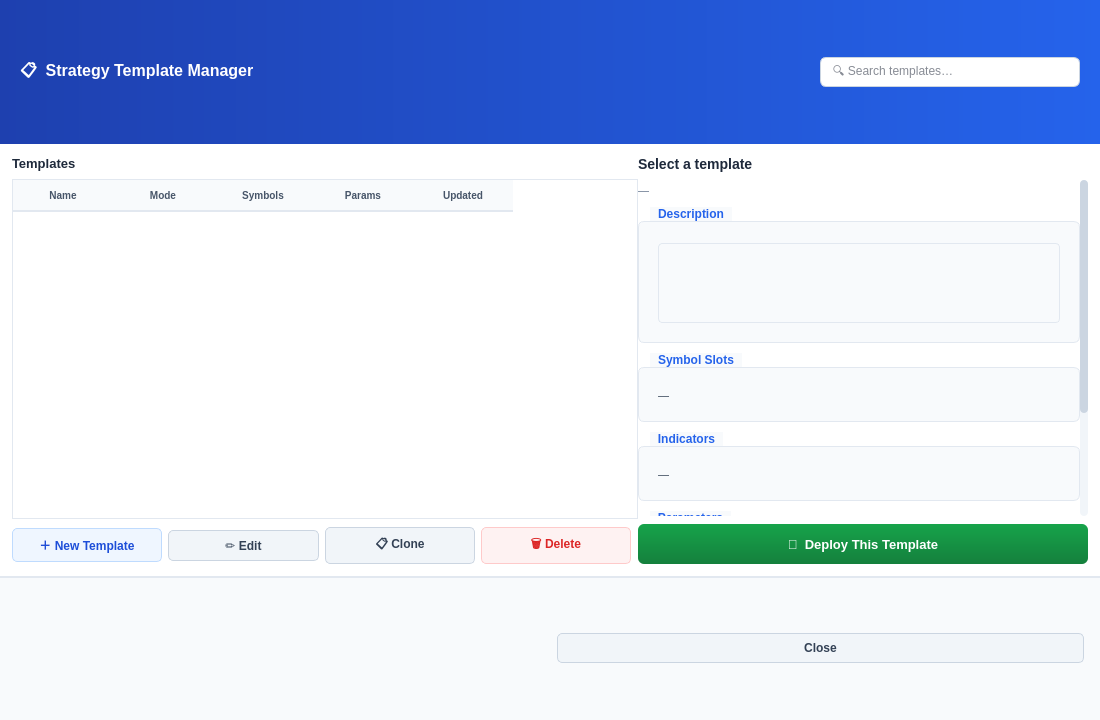
<?xml version="1.0" encoding="UTF-8"?>
<ui version="4.0">
 <class>TemplateManagerDialog</class>
 <widget class="QDialog" name="TemplateManagerDialog">
  <property name="geometry">
   <rect><x>0</x><y>0</y><width>1100</width><height>720</height></rect>
  </property>
  <property name="minimumSize">
   <size><width>1000</width><height>640</height></size>
  </property>
  <property name="windowTitle">
   <string>Strategy Template Manager</string>
  </property>
  <property name="styleSheet">
   <string notr="true">
/* ───── Global light-theme stylesheet ───── */
QDialog, QWidget {
    background: #ffffff;
    color: #1e293b;
    font-family: 'Segoe UI', system-ui, -apple-system, sans-serif;
}
QSplitter::handle { background: #e2e8f0; width: 2px; }

QTableWidget {
    background: #ffffff;
    border: 1px solid #e2e8f0;
    gridline-color: #f1f5f9;
    color: #1e293b;
    font-size: 12px;
    selection-background-color: #dbeafe;
    selection-color: #1e40af;
    alternate-background-color: #f8fafc;
}
QTableWidget::item { padding: 4px 6px; }
QTableWidget::item:hover { background: #eff6ff; }
QHeaderView::section {
    background: #f8fafc;
    color: #475569;
    padding: 6px 10px;
    border: none;
    border-bottom: 2px solid #e2e8f0;
    font-weight: 700;
    font-size: 10px;
    text-transform: uppercase;
}

QLineEdit {
    background: #ffffff;
    border: 1px solid #cbd5e1;
    border-radius: 6px;
    color: #0f172a;
    padding: 6px 10px;
    font-size: 12px;
}
QLineEdit:focus { border-color: #3b82f6; background: #ffffff; }

QLabel { color: #475569; }

QTextEdit {
    background: #f8fafc;
    border: 1px solid #e2e8f0;
    border-radius: 4px;
    color: #334155;
    font-size: 12px;
    padding: 4px;
}

QPushButton {
    background: #f1f5f9;
    color: #334155;
    border: 1px solid #cbd5e1;
    border-radius: 5px;
    padding: 7px 18px;
    font-size: 12px;
    font-weight: 600;
}
QPushButton:hover { background: #e2e8f0; color: #0f172a; border-color: #94a3b8; }
QPushButton:pressed { background: #dbeafe; border-color: #3b82f6; }
QPushButton:disabled { background: #f8fafc; color: #94a3b8; border-color: #e2e8f0; }

QGroupBox {
    background: #f8fafc;
    border: 1px solid #e2e8f0;
    border-radius: 6px;
    margin-top: 14px;
    padding: 12px 10px 10px 10px;
    color: #2563eb;
    font-weight: 700;
}
QGroupBox::title {
    subcontrol-origin: margin;
    subcontrol-position: top left;
    left: 12px; top: 0;
    padding: 0 6px;
    color: #2563eb;
    background: #f8fafc;
}

QScrollArea { border: none; background: transparent; }
QScrollBar:vertical { background: #f1f5f9; width: 8px; border-radius: 4px; }
QScrollBar::handle:vertical { background: #cbd5e1; border-radius: 4px; min-height: 24px; }
QScrollBar::add-line:vertical, QScrollBar::sub-line:vertical { height: 0; }

/* ── Title bar ── */
QWidget#titleBar {
    background: qlineargradient(x1:0,y1:0,x2:1,y2:0, stop:0 #1e40af, stop:1 #2563eb);
}
QLabel#titleLabel {
    color: #ffffff;
    font-size: 16px;
    font-weight: 700;
    background: transparent;
}

/* ── List header ── */
QLabel#listHeader {
    color: #1e293b;
    font-size: 13px;
    background: transparent;
}

/* ── Action buttons ── */
QPushButton#createBtn {
    background: #eff6ff;
    color: #1d4ed8;
    border: 1px solid #bfdbfe;
}
QPushButton#createBtn:hover {
    background: #dbeafe;
    color: #1e40af;
    border-color: #93c5fd;
}
QPushButton#deleteBtn {
    background: #fef2f2;
    color: #dc2626;
    border: 1px solid #fecaca;
}
QPushButton#deleteBtn:hover {
    background: #fee2e2;
    color: #b91c1c;
    border-color: #fca5a5;
}

/* ── Detail pane ── */
QLabel#detailTitle {
    color: #1e293b;
    font-size: 14px;
    font-weight: 700;
    background: transparent;
}
QLabel#detailMeta {
    color: #64748b;
    font-size: 11px;
    background: transparent;
}
QLabel#detailSymbols, QLabel#detailIndicators,
QLabel#detailParams, QLabel#detailRisk {
    color: #334155;
    font-size: 11px;
    background: transparent;
}

/* ── Deploy button ── */
QPushButton#deployBtn {
    background: qlineargradient(x1:0,y1:0,x2:0,y2:1, stop:0 #16a34a, stop:1 #15803d);
    color: white;
    font-weight: 700;
    font-size: 13px;
    border-radius: 6px;
    border: none;
    padding: 8px 24px;
}
QPushButton#deployBtn:hover { background: #22c55e; }
QPushButton#deployBtn:disabled {
    background: #f0fdf4;
    color: #86efac;
    border: 1px solid #bbf7d0;
}

/* ── Bottom bar ── */
QWidget#bottomBar {
    background: #f8fafc;
    border-top: 2px solid #e2e8f0;
}
QLabel#countLabel {
    color: #64748b;
    font-size: 11px;
    background: transparent;
}
   </string>
  </property>

  <layout class="QVBoxLayout" name="mainLayout">
   <property name="spacing"><number>0</number></property>
   <property name="leftMargin"><number>0</number></property>
   <property name="topMargin"><number>0</number></property>
   <property name="rightMargin"><number>0</number></property>
   <property name="bottomMargin"><number>0</number></property>

   <!-- ══════ Title bar ══════ -->
   <item>
    <widget class="QWidget" name="titleBar" native="true">
     <layout class="QHBoxLayout" name="titleLayout">
      <property name="leftMargin"><number>20</number></property>
      <property name="topMargin"><number>12</number></property>
      <property name="rightMargin"><number>20</number></property>
      <property name="bottomMargin"><number>12</number></property>
      <item>
       <widget class="QLabel" name="titleLabel">
        <property name="text"><string>📋  Strategy Template Manager</string></property>
       </widget>
      </item>
      <item>
       <spacer name="titleSpacer">
        <property name="orientation"><enum>Qt::Horizontal</enum></property>
       </spacer>
      </item>
      <item>
       <widget class="QLineEdit" name="searchEdit">
        <property name="placeholderText"><string>🔍 Search templates…</string></property>
        <property name="minimumSize"><size><width>260</width><height>0</height></size></property>
        <property name="maximumSize"><size><width>260</width><height>16777215</height></size></property>
        <property name="clearButtonEnabled"><bool>true</bool></property>
       </widget>
      </item>
     </layout>
    </widget>
   </item>

   <!-- ══════ Body: splitter [table | detail] ══════ -->
   <item>
    <widget class="QWidget" name="bodyWidget" native="true">
     <layout class="QHBoxLayout" name="bodyLayout">
      <property name="leftMargin"><number>12</number></property>
      <property name="topMargin"><number>12</number></property>
      <property name="rightMargin"><number>12</number></property>
      <property name="bottomMargin"><number>12</number></property>
      <property name="spacing"><number>12</number></property>
      <item>
       <widget class="QSplitter" name="splitter">
        <property name="orientation"><enum>Qt::Horizontal</enum></property>

        <!-- ── Left pane ── -->
        <widget class="QWidget" name="leftWidget" native="true">
         <layout class="QVBoxLayout" name="leftLayout">
          <property name="leftMargin"><number>0</number></property>
          <property name="topMargin"><number>0</number></property>
          <property name="rightMargin"><number>0</number></property>
          <property name="bottomMargin"><number>0</number></property>
          <property name="spacing"><number>8</number></property>
          <item>
           <widget class="QLabel" name="listHeader">
            <property name="text"><string>&lt;b&gt;Templates&lt;/b&gt;</string></property>
           </widget>
          </item>
          <item>
           <widget class="QTableWidget" name="templateTable">
            <property name="columnCount"><number>5</number></property>
            <property name="selectionBehavior"><enum>QAbstractItemView::SelectRows</enum></property>
            <property name="selectionMode"><enum>QAbstractItemView::SingleSelection</enum></property>
            <property name="editTriggers"><set>QAbstractItemView::NoEditTriggers</set></property>
            <property name="alternatingRowColors"><bool>true</bool></property>
            <property name="showGrid"><bool>false</bool></property>
            <property name="sortingEnabled"><bool>true</bool></property>
            <attribute name="verticalHeaderVisible"><bool>false</bool></attribute>
            <column><property name="text"><string>Name</string></property></column>
            <column><property name="text"><string>Mode</string></property></column>
            <column><property name="text"><string>Symbols</string></property></column>
            <column><property name="text"><string>Params</string></property></column>
            <column><property name="text"><string>Updated</string></property></column>
           </widget>
          </item>
          <item>
           <layout class="QHBoxLayout" name="actionRow">
            <property name="spacing"><number>6</number></property>
            <item>
             <widget class="QPushButton" name="createBtn">
              <property name="text"><string>＋ New Template</string></property>
             </widget>
            </item>
            <item>
             <widget class="QPushButton" name="editBtn">
              <property name="text"><string>✏️ Edit</string></property>
             </widget>
            </item>
            <item>
             <widget class="QPushButton" name="cloneBtn">
              <property name="text"><string>📋 Clone</string></property>
             </widget>
            </item>
            <item>
             <widget class="QPushButton" name="deleteBtn">
              <property name="text"><string>🗑 Delete</string></property>
             </widget>
            </item>
            <item>
             <spacer name="actionSpacer">
              <property name="orientation"><enum>Qt::Horizontal</enum></property>
             </spacer>
            </item>
           </layout>
          </item>
         </layout>
        </widget>

        <!-- ── Right pane ── -->
        <widget class="QWidget" name="rightWidget" native="true">
         <layout class="QVBoxLayout" name="rightLayout">
          <property name="leftMargin"><number>0</number></property>
          <property name="topMargin"><number>0</number></property>
          <property name="rightMargin"><number>0</number></property>
          <property name="bottomMargin"><number>0</number></property>
          <property name="spacing"><number>8</number></property>
          <item>
           <widget class="QLabel" name="detailTitle">
            <property name="text"><string>Select a template</string></property>
           </widget>
          </item>
          <item>
           <widget class="QScrollArea" name="detailScroll">
            <property name="widgetResizable"><bool>true</bool></property>
            <widget class="QWidget" name="detailContent">
             <layout class="QVBoxLayout" name="detailLayout">
              <property name="leftMargin"><number>0</number></property>
              <property name="topMargin"><number>4</number></property>
              <property name="rightMargin"><number>0</number></property>
              <property name="bottomMargin"><number>4</number></property>
              <property name="spacing"><number>10</number></property>
              <item>
               <widget class="QLabel" name="detailMeta">
                <property name="text"><string>—</string></property>
                <property name="wordWrap"><bool>true</bool></property>
               </widget>
              </item>
              <item>
               <widget class="QGroupBox" name="descGroup">
                <property name="title"><string>Description</string></property>
                <layout class="QVBoxLayout" name="descLayout">
                 <item>
                  <widget class="QTextEdit" name="detailDesc">
                   <property name="readOnly"><bool>true</bool></property>
                   <property name="maximumSize">
                    <size><width>16777215</width><height>80</height></size>
                   </property>
                  </widget>
                 </item>
                </layout>
               </widget>
              </item>
              <item>
               <widget class="QGroupBox" name="symGroup">
                <property name="title"><string>Symbol Slots</string></property>
                <layout class="QVBoxLayout" name="symLayout">
                 <item>
                  <widget class="QLabel" name="detailSymbols">
                   <property name="text"><string>—</string></property>
                   <property name="wordWrap"><bool>true</bool></property>
                  </widget>
                 </item>
                </layout>
               </widget>
              </item>
              <item>
               <widget class="QGroupBox" name="indGroup">
                <property name="title"><string>Indicators</string></property>
                <layout class="QVBoxLayout" name="indLayout">
                 <item>
                  <widget class="QLabel" name="detailIndicators">
                   <property name="text"><string>—</string></property>
                   <property name="wordWrap"><bool>true</bool></property>
                  </widget>
                 </item>
                </layout>
               </widget>
              </item>
              <item>
               <widget class="QGroupBox" name="parGroup">
                <property name="title"><string>Parameters</string></property>
                <layout class="QVBoxLayout" name="parLayout">
                 <item>
                  <widget class="QLabel" name="detailParams">
                   <property name="text"><string>—</string></property>
                   <property name="wordWrap"><bool>true</bool></property>
                  </widget>
                 </item>
                </layout>
               </widget>
              </item>
              <item>
               <widget class="QGroupBox" name="riskGroup">
                <property name="title"><string>Risk Defaults</string></property>
                <layout class="QVBoxLayout" name="riskLayout">
                 <item>
                  <widget class="QLabel" name="detailRisk">
                   <property name="text"><string>—</string></property>
                   <property name="wordWrap"><bool>true</bool></property>
                  </widget>
                 </item>
                </layout>
               </widget>
              </item>
              <item>
               <spacer name="detailBottomSpacer">
                <property name="orientation"><enum>Qt::Vertical</enum></property>
                <property name="sizeHint" stdset="0">
                 <size><width>0</width><height>0</height></size>
                </property>
               </spacer>
              </item>
             </layout>
            </widget>
           </widget>
          </item>
          <item>
           <widget class="QPushButton" name="deployBtn">
            <property name="text"><string>🚀  Deploy This Template</string></property>
            <property name="minimumSize">
             <size><width>0</width><height>40</height></size>
            </property>
           </widget>
          </item>
         </layout>
        </widget>
       </widget>
      </item>
     </layout>
    </widget>
   </item>

   <!-- ══════ Bottom bar ══════ -->
   <item>
    <widget class="QWidget" name="bottomBar" native="true">
     <layout class="QHBoxLayout" name="bottomLayout">
      <property name="leftMargin"><number>16</number></property>
      <property name="topMargin"><number>8</number></property>
      <property name="rightMargin"><number>16</number></property>
      <property name="bottomMargin"><number>8</number></property>
      <item>
       <widget class="QLabel" name="countLabel">
        <property name="text"><string></string></property>
       </widget>
      </item>
      <item>
       <spacer name="bottomSpacer">
        <property name="orientation"><enum>Qt::Horizontal</enum></property>
       </spacer>
      </item>
      <item>
       <widget class="QPushButton" name="closeBtn">
        <property name="text"><string>Close</string></property>
       </widget>
      </item>
     </layout>
    </widget>
   </item>
  </layout>
 </widget>
 <resources/>
 <connections/>
</ui>
